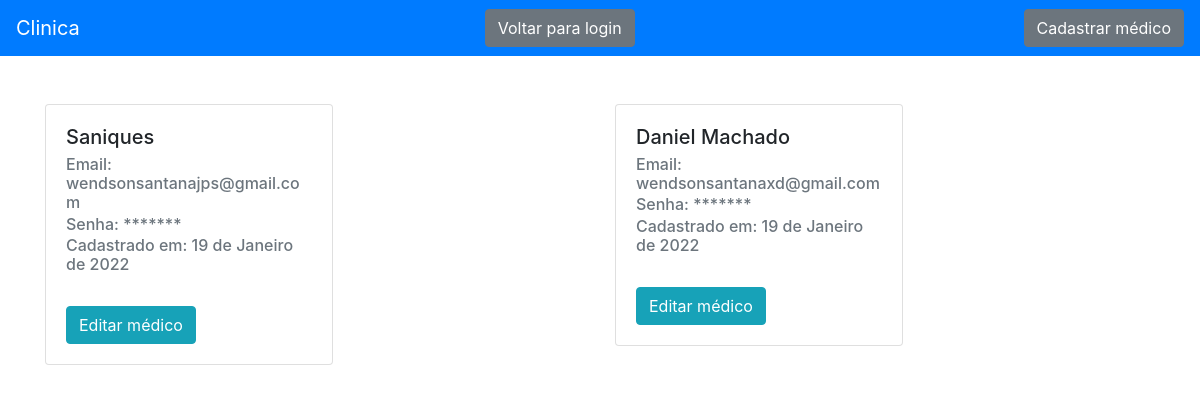
Page /auth/home_medico/ on the earlier database version.
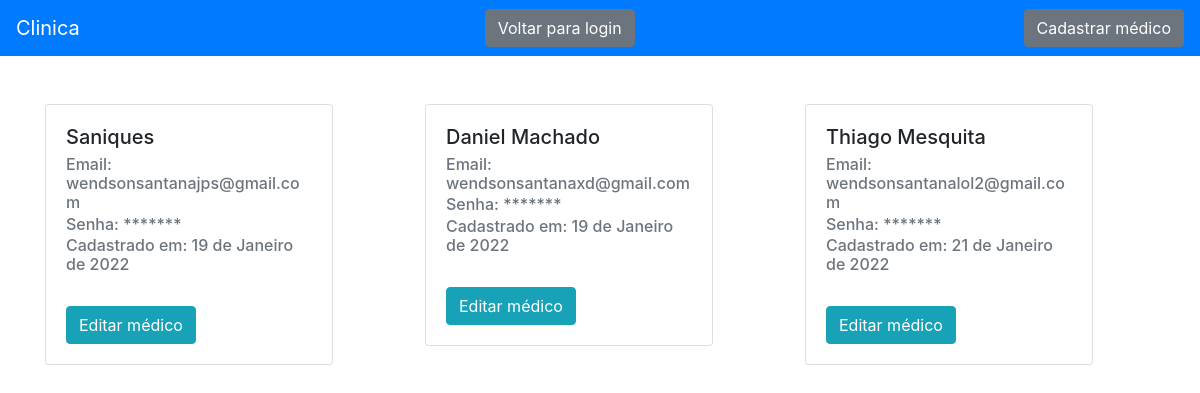
Same page on the later database version.
### medico/models.py (models this page shows, shortened)
class Medicos(models.Model):
    nome = models.CharField(max_length=50)
    email = models.EmailField()
    senha = models.CharField(max_length=100)
    data_criacao = models.DateField(default=date.today)
    class Meta:
        verbose_name = "Medico"

### medico/views.py (the view)
# urls.py: path('home_medico/', views.home_medico, name='home_medico'),
def home_medico(request):
    medicos = Medicos.objects.all()
    medico_excluido = request.GET.get('medico_excluido')
    return render(request, 'home_medico.html', {'medicos': medicos, 'medico_excluido': medico_excluido})

### medico/templates/home_medico.html (shortened to what this page needs)
<!doctype html>
<html lang="en">
  <head>
    <link rel="stylesheet" href="https://cdn.jsdelivr.net/npm/bootstrap@4.6.1/dist/css/bootstrap.min.css">
  </head>
  <body>
    <nav class="navbar navbar-dark  bg-primary">
        <a class="navbar-brand" href="{% url 'home' %}">Clinica</a>
        <a href="{% url 'login' %}" class="btn btn-secondary">Voltar para login</a>
        <a href="{% url 'cadastrar' %}" class="btn btn-secondary">Cadastrar médico</a>
      </nav>
    <div class="container">
      <br>
        <br>
        <div class="row">
            {% for medico in medicos %}
                <div class="col-md">
                    <div class="card" style="width: 18rem;">
                        <div class="card-body">
                          <h5 class="card-title">{{medico.nome}}</h5>
                          <h6 class="card-subtitle mb-2 text-muted">Email: {{medico.email}}</h6>
                          <h6 class="card-subtitle mb-2 text-muted">Senha: *******</h6>
                          <h6 class="card-subtitle mb-2 text-muted">Cadastrado em: {{medico.data_criacao}}</h6>
                          <br>
                          <a href="{% url 'ver_medicos' medico.id %}" class="btn btn-info">Editar médico</a>
                        </div>
                      </div>
                      <br>
                </div>
                {% endfor %}
              </div>
    </div>
  </body>
</html>

Differences in the rows shown:
added Medicos: nome "Thiago Mesquita", email "wendsonsantanalol2@gmail.com", data_criacao "21 de Janeiro de 2022"
